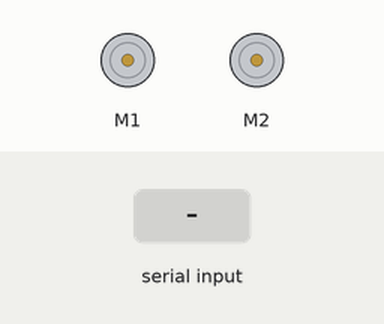
Recording of a program running on a simulated Raspberry Pi Pico running CircuitPython. On the bench: 2 × DC motor (green arrow = forward, orange = backward, longer = faster). The inputs (shaded band) are chosen by the test bench. What the program prints to the serial console is not drawn.

Above: at 1.2 s.
1.3 s: "0000004#" received over the second serial link
At 2.4 s:
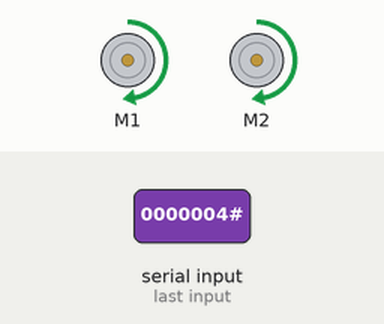
4.3 s: "0000003#" received over the second serial link
At 5.8 s:
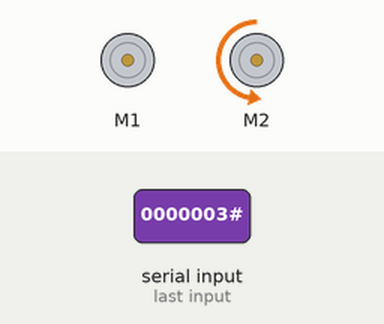
7.3 s: "0000002#" received over the second serial link
At 8.8 s:
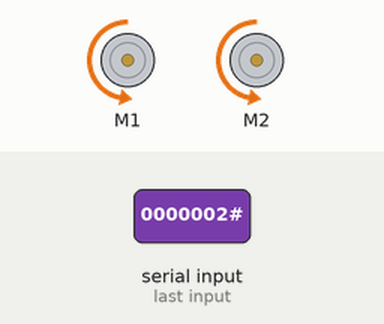
10.3 s: "0000001#" received over the second serial link
At 11.7 s:
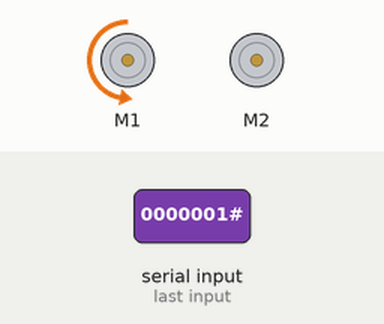
Timing chart, 0 to 13.5 s (numbered marks = the images above; inputs shaded):
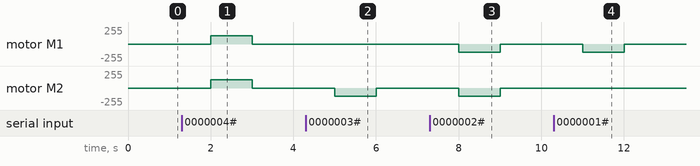

Measured:
- after the input at 1.3 s, motor M1, motor M2: stopped → forward 127/255 after 0.70 s, → stopped 1.0 s later
- after the input at 4.3 s, motor M2: stopped → backward 127/255 after 0.70 s, → stopped 1.0 s later
- after the input at 7.3 s, motor M1, motor M2: stopped → backward 127/255 after 0.70 s, → stopped 1.0 s later
- after the input at 10.3 s, motor M1: stopped → backward 127/255 after 0.70 s, → stopped 1.0 s later

The program:

code_robot.py
```python
# upload latest circuitpython lib "adafruit_bus_device" -> lib folder
import busio
import board
import pwmio
from adafruit_motor import motor


# Motors Setup
PWM_PIN_A1 = board.GP8
PWM_PIN_A2 = board.GP9

PWM_PIN_B1 = board.GP10
PWM_PIN_B2 = board.GP11


pwm_a1 = pwmio.PWMOut(PWM_PIN_A1, frequency=50)
pwm_a2 = pwmio.PWMOut(PWM_PIN_A2, frequency=50)
pwm_b1 = pwmio.PWMOut(PWM_PIN_B1, frequency=50)
pwm_b2 = pwmio.PWMOut(PWM_PIN_B2, frequency=50)
motor1 = motor.DCMotor(pwm_a1, pwm_a2)
motor2 = motor.DCMotor(pwm_b1, pwm_b2)

def forward():
    motor1.throttle = 0.5
    motor2.throttle = 0.5


def backward():
    motor1.throttle = -0.5
    motor2.throttle = -0.5


def stop():
    motor1.throttle = 0
    motor2.throttle = 0


def left():
    motor1.throttle = -0.5
    motor2.throttle = 0


def right():
    motor1.throttle = 0
    motor2.throttle = -0.5

# RX at HC-06 -> GP0
# TX at HC-06 -> GP1
uart = busio.UART(board.GP0, board.GP1, baudrate=9600)
print("START BT")
while True:
    # reading bluetooth serial data
    data = uart.read(32)
    if data is not None:
        data_string = ''.join([chr(b) for b in data])

        if data_string == '0000004#':
            forward()
        elif data_string == '0000003#':
            right()
        elif data_string == '0000002#':
            backward()
        elif data_string == '0000001#':
            left()
        else:
            stop()
    else:
        stop()
```
